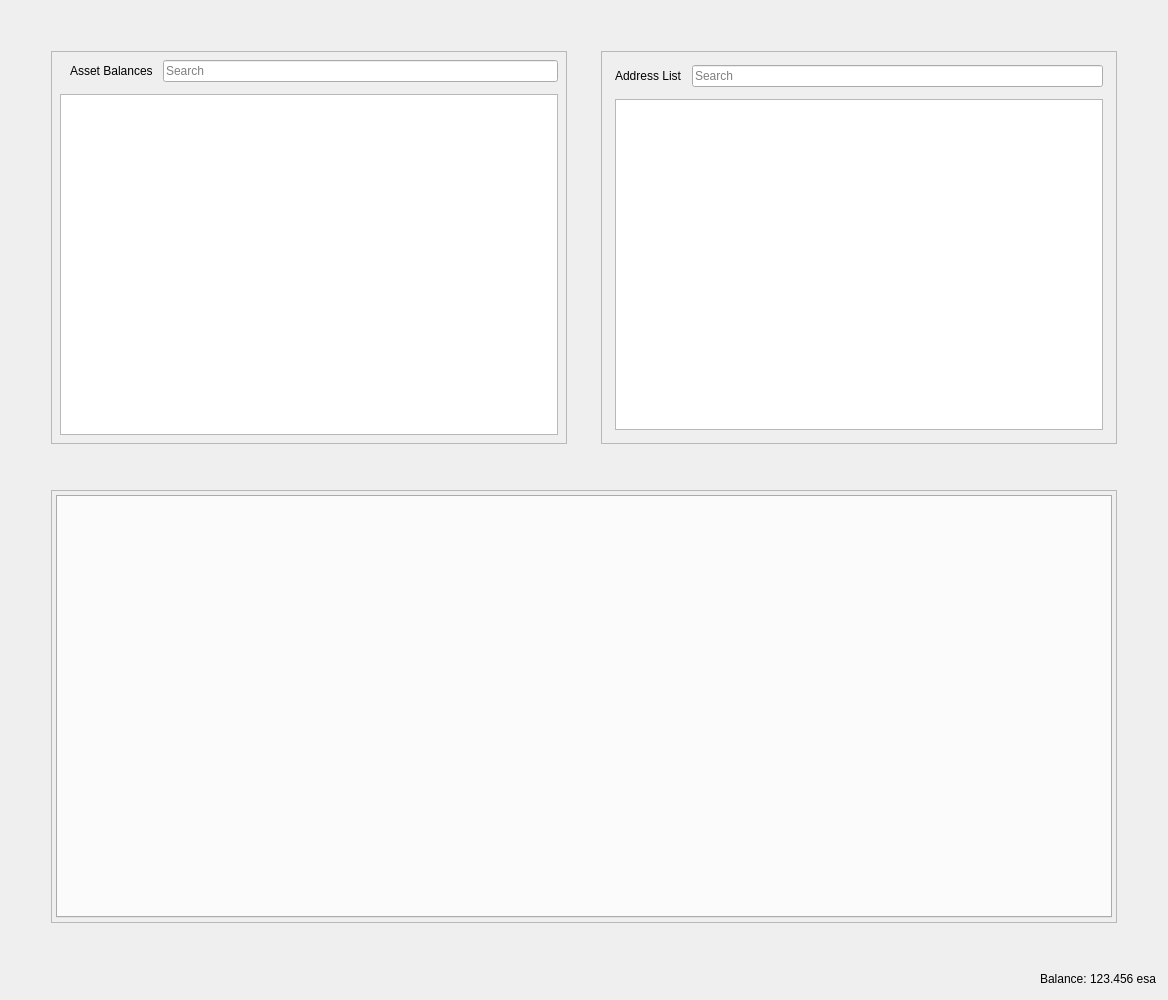
<?xml version="1.0" encoding="UTF-8"?>
<ui version="4.0">
 <class>RestrictedAssetsDialog</class>
 <widget class="QDialog" name="RestrictedAssetsDialog">
  <property name="geometry">
   <rect>
    <x>0</x>
    <y>0</y>
    <width>1168</width>
    <height>1000</height>
   </rect>
  </property>
  <property name="windowTitle">
   <string>Send Coins</string>
  </property>
  <layout class="QVBoxLayout" name="verticalLayout">
   <item>
    <layout class="QHBoxLayout" name="horizontalLayout">
     <property name="spacing">
      <number>34</number>
     </property>
     <property name="leftMargin">
      <number>40</number>
     </property>
     <property name="topMargin">
      <number>40</number>
     </property>
     <property name="rightMargin">
      <number>40</number>
     </property>
     <property name="bottomMargin">
      <number>40</number>
     </property>
     <item>
      <widget class="QFrame" name="frameAssetBalance">
       <property name="frameShape">
        <enum>QFrame::StyledPanel</enum>
       </property>
       <property name="frameShadow">
        <enum>QFrame::Raised</enum>
       </property>
       <layout class="QVBoxLayout" name="verticalLayout_7">
        <property name="spacing">
         <number>12</number>
        </property>
        <property name="leftMargin">
         <number>4</number>
        </property>
        <property name="topMargin">
         <number>4</number>
        </property>
        <property name="rightMargin">
         <number>4</number>
        </property>
        <property name="bottomMargin">
         <number>4</number>
        </property>
        <item>
         <layout class="QVBoxLayout" name="verticalLayout_4">
          <property name="spacing">
           <number>12</number>
          </property>
          <property name="leftMargin">
           <number>4</number>
          </property>
          <property name="topMargin">
           <number>4</number>
          </property>
          <property name="rightMargin">
           <number>4</number>
          </property>
          <property name="bottomMargin">
           <number>4</number>
          </property>
          <item>
           <layout class="QHBoxLayout" name="horizontalLayout_8">
            <property name="spacing">
             <number>10</number>
            </property>
            <property name="leftMargin">
             <number>10</number>
            </property>
            <item>
             <widget class="QLabel" name="labelAssetBalance">
              <property name="text">
               <string>Asset Balances</string>
              </property>
             </widget>
            </item>
            <item>
             <widget class="QLineEdit" name="lineEditAssetSearch">
              <property name="placeholderText">
               <string>Search</string>
              </property>
             </widget>
            </item>
           </layout>
          </item>
          <item>
           <widget class="QTableView" name="listAssets"/>
          </item>
         </layout>
        </item>
       </layout>
      </widget>
     </item>
     <item>
      <widget class="QFrame" name="frameAddressList">
       <property name="frameShape">
        <enum>QFrame::StyledPanel</enum>
       </property>
       <property name="frameShadow">
        <enum>QFrame::Raised</enum>
       </property>
       <layout class="QVBoxLayout" name="verticalLayout_10">
        <property name="spacing">
         <number>12</number>
        </property>
        <item>
         <layout class="QVBoxLayout" name="verticalLayout_9">
          <property name="spacing">
           <number>12</number>
          </property>
          <property name="leftMargin">
           <number>4</number>
          </property>
          <property name="topMargin">
           <number>4</number>
          </property>
          <property name="rightMargin">
           <number>4</number>
          </property>
          <property name="bottomMargin">
           <number>4</number>
          </property>
          <item>
           <layout class="QHBoxLayout" name="horizontalLayout_9">
            <property name="spacing">
             <number>10</number>
            </property>
            <property name="leftMargin">
             <number>0</number>
            </property>
            <property name="topMargin">
             <number>0</number>
            </property>
            <property name="rightMargin">
             <number>0</number>
            </property>
            <property name="bottomMargin">
             <number>0</number>
            </property>
            <item>
             <widget class="QLabel" name="labelAddressList">
              <property name="text">
               <string>Address List</string>
              </property>
             </widget>
            </item>
            <item>
             <widget class="QLineEdit" name="lineEditAddressSearch">
              <property name="placeholderText">
               <string>Search</string>
              </property>
             </widget>
            </item>
           </layout>
          </item>
          <item>
           <widget class="QTableView" name="myAddressList"/>
          </item>
         </layout>
        </item>
       </layout>
      </widget>
     </item>
    </layout>
   </item>
   <item>
    <layout class="QHBoxLayout" name="horizontalLayout_4">
     <property name="spacing">
      <number>34</number>
     </property>
     <property name="leftMargin">
      <number>40</number>
     </property>
     <property name="topMargin">
      <number>0</number>
     </property>
     <property name="rightMargin">
      <number>40</number>
     </property>
     <property name="bottomMargin">
      <number>40</number>
     </property>
     <item>
      <widget class="QFrame" name="tabFrame">
       <property name="frameShape">
        <enum>QFrame::StyledPanel</enum>
       </property>
       <property name="frameShadow">
        <enum>QFrame::Raised</enum>
       </property>
       <layout class="QVBoxLayout" name="verticalLayout_8">
        <property name="spacing">
         <number>12</number>
        </property>
        <property name="leftMargin">
         <number>4</number>
        </property>
        <property name="topMargin">
         <number>4</number>
        </property>
        <property name="rightMargin">
         <number>4</number>
        </property>
        <property name="bottomMargin">
         <number>4</number>
        </property>
        <item>
         <widget class="QTabWidget" name="tabWidget">
          <property name="tabPosition">
           <enum>QTabWidget::North</enum>
          </property>
          <property name="tabShape">
           <enum>QTabWidget::Rounded</enum>
          </property>
          <property name="currentIndex">
           <number>-1</number>
          </property>
          <property name="elideMode">
           <enum>Qt::ElideNone</enum>
          </property>
         </widget>
        </item>
       </layout>
      </widget>
     </item>
    </layout>
   </item>
   <item>
    <layout class="QHBoxLayout" name="horizontalLayout_2">
     <property name="spacing">
      <number>3</number>
     </property>
     <item>
      <spacer name="horizontalSpacer">
       <property name="orientation">
        <enum>Qt::Horizontal</enum>
       </property>
       <property name="sizeHint" stdset="0">
        <size>
         <width>40</width>
         <height>20</height>
        </size>
       </property>
      </spacer>
     </item>
     <item alignment="Qt::AlignRight">
      <widget class="QLabel" name="label">
       <property name="sizePolicy">
        <sizepolicy hsizetype="Preferred" vsizetype="Fixed">
         <horstretch>0</horstretch>
         <verstretch>0</verstretch>
        </sizepolicy>
       </property>
       <property name="text">
        <string>Balance:</string>
       </property>
      </widget>
     </item>
     <item alignment="Qt::AlignRight">
      <widget class="QLabel" name="labelBalance">
       <property name="sizePolicy">
        <sizepolicy hsizetype="Preferred" vsizetype="Fixed">
         <horstretch>0</horstretch>
         <verstretch>0</verstretch>
        </sizepolicy>
       </property>
       <property name="cursor">
        <cursorShape>IBeamCursor</cursorShape>
       </property>
       <property name="text">
        <string notr="true">123.456 esa</string>
       </property>
       <property name="textInteractionFlags">
        <set>Qt::LinksAccessibleByMouse|Qt::TextSelectableByKeyboard|Qt::TextSelectableByMouse</set>
       </property>
      </widget>
     </item>
    </layout>
   </item>
  </layout>
 </widget>
 <resources>
  <include location="../esa.qrc"/>
 </resources>
 <connections/>
</ui>
